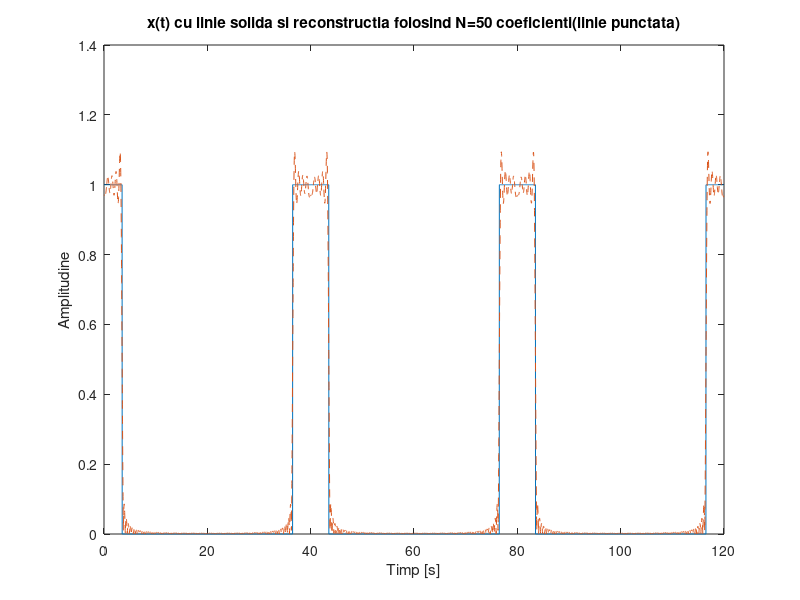
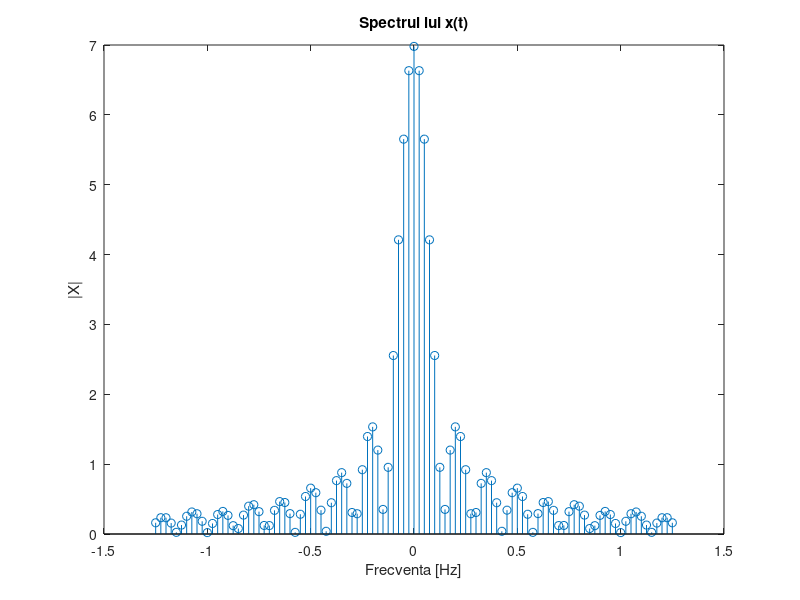

The MATLAB source for these figures, in order:
%Numarul din catalog=7 
N= 50;           % Numarul de coeficienti
D = 7;           % Durata
P = 40;          % Perioada
F=1/P;           % Frecventa 
w0=2*pi/P;       % Pulsatia
t=0:0.02:P-0.02; % Timpul pe care calculam integrala (o perioada); 
                 % Rezolutia temporala aleasa conform Teorema esantionarii;

x = zeros(1,size(t,2));           % Initializez pe x cu zero
x(t<=D/2) =1;                     % De la 0 la D/2 x are valoarea 1
x(t>P-D/2) =1;                    % De la D/2 la P x are valoarea 1
t_r3 = 0:0.02:3*P-0.02;           % Vectorul timp pentru reprezentarea pe 3 perioade
x_3 = repmat(x,1,3);              % Vectorul x pentru reprezentarea pe 3 perioade
   
% Calculez integrala prin functia trapz
for k = -N:N
    x_temp = x;
    x_temp = x_temp.*exp(-j*k*w0*t);      % Vectorul inmultit cu termenul e la puterea corespunzatoare
    X(k+51) = trapz(t,x_temp);            % trapz=calculeaza integrala prin metoda trapezului 
                                          % Imparte suprafata in forme trapezoidale pentru a calcula mai usor aria
end



x_reconstruit(1:length(t)) = 0;                   %Initializez semnalului reconstruit cu N puncte

                                                  %Reconstructia lui x(t) folosind N coeficienti
for index = 1:length(t);
for k = -N:N
x_reconstruit(index) = x_reconstruit(index) + (1/P)*X(k+N+1)*exp(j*k*w0*t(index));
end
end

figure(1);
plot(t_r3,x_3);                          % Afisez pe x(t)
title('x(t) cu linie solida si reconstructia folosind N=50 coeficienti(linie punctata)');
hold on
x_r3 = repmat(x_reconstruit,1,3);        % Generam pe x reconstruit pe 3 perioade
t_r3=abs(t_r3);                          %Modulul=partea reala
x_r3=abs(x_r3);                          %Modulul=partea reala
plot(t_r3,x_r3,'--');                    % Afisez pe x reconstruit pe 3 perioade
xlabel('Timp [s]');
ylabel('Amplitudine');


f = -N*F:F:N*F;    % Vector de frecvente
figure(2);
stem(f,abs(X));     % Afisez modulul lui X in functie de frecventa = Spectrul de amplitudini
title('Spectrul lui x(t)');
xlabel('Frecventa [Hz]');
ylabel('|X|');



%%
% Seriile Fourier:
% Orice semnal periodic poate fi aproximat printr-o suma infinita de sinusuri si
% cosinusuri de diferite frecvente fiecare inmultit cu un anumit coeficient. Acesti coeficienti
% reprezinta practic spectrul.
% Semnalul reconstruit folosind un numar finit de termeni(N=50) se apropie ca
% forma de semnalul original cu o anumita marja de eroare. In plus se observa faptul ca semnalul poate fi aproximat printr-o
% suma de sinusuri: oscilatiile semnalului au un caracter sinusoidal.